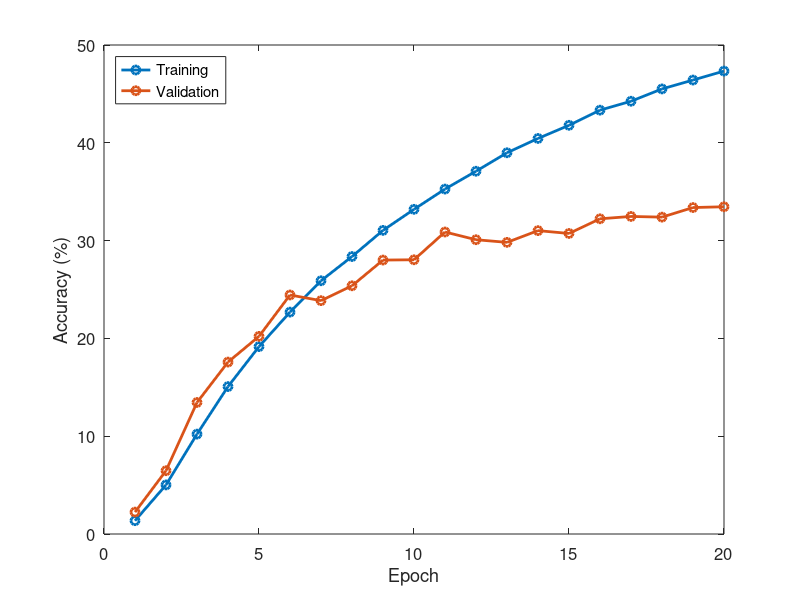

Reproduce this figure in MATLAB. (Note: this script raises an error after producing the figure.)
clear, clc, close all

addpath('C:\Users\Joe\Dropbox\research\codes\f')

acc = [0.0136099995188,0.0501899980213,0.102139996573,0.150749994233,0.19160999316,0.226879991114,0.258939987928,0.283709985048,0.310449984789,0.33198998329,0.352689984173,0.370929983437,0.389809982181,0.40443998301,0.41789998281,0.433379981935,0.442499980211,0.455089979947,0.464159979105,0.473339976549];
val_loss = [5.12140315056,4.74949768066,4.32384916306,4.04831795692,3.84908129215,3.67043459415,3.60101845264,3.55603717804,3.41651986599,3.37774082184,3.26488386631,3.25220142365,3.21070444107,3.18949513435,3.15848689556,3.09325406551,3.10620202065,3.08746214867,3.07139309883,3.05688802719];
val_acc = [0.0223999989405,0.0646999977529,0.134499994963,0.175799991786,0.202099993825,0.244399987757,0.238599989414,0.253799988925,0.280099987686,0.280399987102,0.308799986243,0.300899986923,0.298199985623,0.310199983418,0.30729998678,0.322299982905,0.324699984789,0.323999980688,0.333799983859,0.334599984288];
loss = [5.13975322533,4.71787892818,4.23749287224,3.88570035505,3.62218342972,3.41060902834,3.22972964191,3.08030053329,2.94169490337,2.82358494902,2.72013152981,2.61032851219,2.52143400955,2.44463439775,2.37052961016,2.3054581542,2.25384040403,2.19567354488,2.14809472609,2.10866143155];


figure, hold on, box on
plot(1:length(acc), 100*acc, '-o', 'LineWidth', 2)
plot(1:length(acc), 100*val_acc, '-o', 'LineWidth', 2)
xlabel('Epoch', 'FontSize', 12)
ylabel('Accuracy (%)', 'FontSize', 12)
legend('Training', 'Validation', 'Location', 'NorthWest')
set(gca, 'FontSize', 12)
m = matlab2tikz(gca)
saveas(gca, 'milestone_accuracy', 'epsc')
m.write('milestone_accuracy.tex')


figure, hold on, box on
plot(1:length(acc), loss, '-o', 'LineWidth', 2)
plot(1:length(acc), val_loss, '-o', 'LineWidth', 2)
xlabel('Epoch', 'FontSize', 12)
ylabel('Loss', 'FontSize', 12)
legend('Training', 'Validation')
set(gca, 'FontSize', 12)
m = matlab2tikz(gca)
m.write('milestone_loss.tex')
saveas(gca, 'milestone_loss', 'epsc')